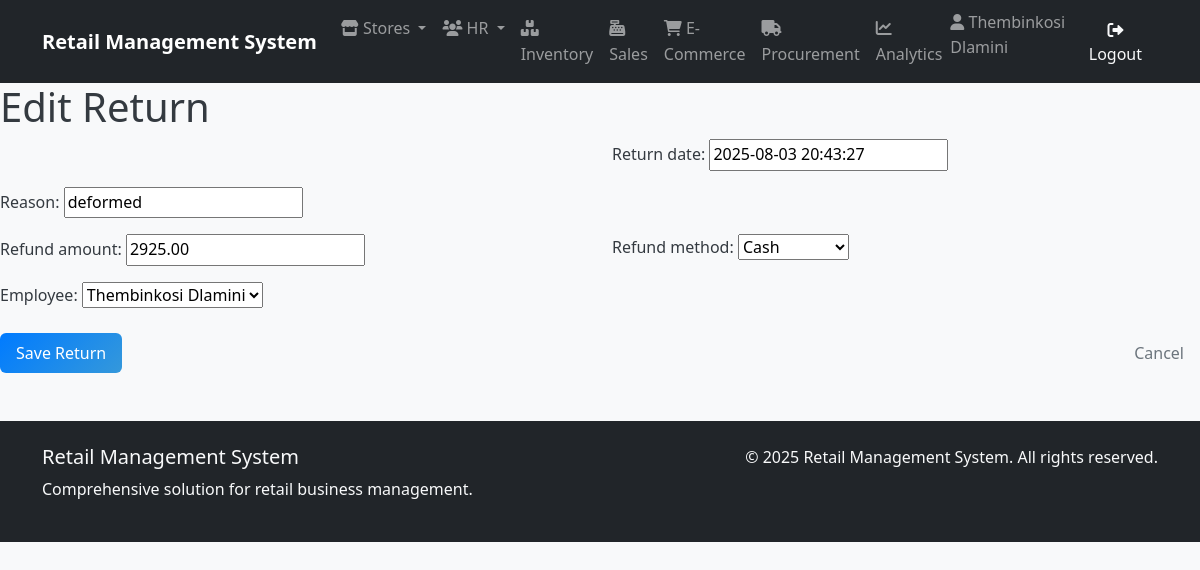
The page /sales/returns/1/update/ (signed in) on the database its author committed.
### human_resources/models.py (models this page shows, shortened)
class Employee(AbstractUser):
    employee_id = models.AutoField(primary_key=True)
    first_name = models.CharField(_("first name"), max_length=50, blank=False)
    last_name = models.CharField(_("last name"), max_length=50, blank=False)
    email = models.EmailField(_("email address"), unique=True)  # Uncommented and made unique
    phone = models.CharField(_("phone number"), max_length=20, blank=True, null=True)
    hire_date = models.DateField(_("hire date"), blank=True, null=True)
    position = models.CharField(_("position"), max_length=50, blank=True)
    salary = models.DecimalField(
        _("salary"),
        max_digits=10,
        decimal_places=2,
        blank=True,
        null=True
    )
    department = models.ForeignKey(
        'store_management.Department',
        on_delete=models.SET_NULL,
        null=True,
        blank=True,
        related_name='employees',
        verbose_name=_("department")
    )
    username = models.CharField(
        max_length=150,
        unique=True,
        verbose_name='username'
    )
    store = models.ForeignKey(
        'store_management.Store',
        on_delete=models.SET_NULL,
        null=True,       # Add this
        blank=True,      # Add this
        verbose_name='Assigned Store'
    )
    manager = models.ForeignKey(
        'self',
        on_delete=models.SET_NULL,
        null=True,
        blank=True,
        related_name='subordinates',
        verbose_name=_("manager")
    )
    created_at = models.DateTimeField(auto_now_add=True)
    updated_at = models.DateTimeField(auto_now=True)
    class Meta:
        db_table = 'human_resources_employee'
        verbose_name = _("employee")
        verbose_name_plural = _("employees")
        ordering = ['last_name', 'first_name']
        permissions = [
            ("view_store_dashboard", "Can view store management dashboard"),
            ("manage_store_settings", "Can modify store configuration and settings"),
            ("manage_departments", "Can create/edit/delete store departments"),
            ("access_inventory", "Can access inventory management system"),
            ("view_inventory", "Can view inventory items and stock levels"),
            ("edit_inventory", "Can modify inventory items and quantities"),
            ("manage_inventory_categories", "Can organize inventory categories"),
            ("perform_inventory_audit", "Can conduct physical inventory counts"),
            ("process_sales", "Can process in-store sales transactions"),
            ("void_sales", "Can void/completely cancel sales transactions"),
            ("manage_sales_promotions", "Can configure sales promotions/discounts"),
            ("view_sales_reports", "Can access sales performance reports"),
            ("create_purchase_orders", "Can generate new procurement orders"),
            ("approve_purchase_orders", "Can authorize procurement requests"),
            ("manage_suppliers", "Can maintain supplier/vendor records"),
            ("receive_stock", "Can process received shipments"),
            ("view_employee_directory", "Can access employee contact information"),
            ("manage_employee_records", "Can maintain HR records (excluding sensitive data)"),
            ("access_hr_reports", "Can view HR analytics and reports"),
            ("manage_recruitment", "Can handle hiring processes"),
            ("manage_online_listings", "Can maintain e-commerce product listings"),
            ("process_online_orders", "Can fulfill e-commerce purchases"),
            ("handle_customer_portals", "Can manage customer account portals"),
            ("view_web_analytics", "Can access e-commerce traffic/revenue reports"),
            ("generate_financial_reports", "Can create financial statements"),
            ("export_data_reports", "Can export datasets for external analysis"),
            ("access_executive_dashboards", "Can view strategic business dashboards"),
            ("schedule_automated_reports", "Can configure report automation"),
            ("override_inventory_checks", "Can bypass inventory validation rules"),
            ("access_audit_logs", "Can view system audit trails"),
            ("manage_api_integrations", "Can configure system integrations")
        ]
    def __str__(self):
        return f"{self.first_name} {self.last_name}"

### sales/models.py (models this page shows, shortened)
class Return(models.Model):
    REFUND_METHOD_CHOICES = [
        ('cash', 'Cash'),
        ('credit_card', 'Credit Card'),
        ('debit_card', 'Debit Card'),
        ('store_credit', 'Store Credit'),
    ]
    sale = models.ForeignKey(
        Sale,
        on_delete=models.PROTECT,
        related_name='returns'
    )
    return_date = models.DateTimeField(default=timezone.now)
    reason = models.CharField(max_length=200, blank=True, null=True)
    refund_amount = models.DecimalField(
        max_digits=10,
        decimal_places=2,
        validators=[MinValueValidator(0.01)]
    )
    refund_method = models.CharField(
        max_length=20,
        choices=REFUND_METHOD_CHOICES
    )
    employee = models.ForeignKey(
        'human_resources.Employee',
        on_delete=models.PROTECT
    )
    created_at = models.DateTimeField(default=timezone.now)
    updated_at = models.DateTimeField(auto_now=True)
    class Meta:
        verbose_name = "Return"
        verbose_name_plural = "Returns"
        ordering = ['-return_date']

### sales/views.py (the view, shortened to what this page needs)
# urls.py: path('returns/<int:pk>/update/', views.ReturnUpdateView.as_view(), name='return_update'),
class ReturnUpdateView(LoginRequiredMixin, UpdateView):
    model = Return
    template_name = 'sales/return_form.html'
    fields = [
        'return_date', 'reason',
        'refund_amount', 'refund_method', 'employee'
    ]

### sales/templates/sales/return_form.html (shortened to what this page needs)
{% extends "base.html" %}
{% block content %}
<h1>{% if object %}Edit{% else %}Create{% endif %} Return</h1>
<form method="post">
    <div class="row">
        <div class="col-md-6">
        </div>
        <div class="col-md-6">
            <div class="mb-3">
                {{ form.return_date.label_tag }}
                {{ form.return_date }}
            </div>
        </div>
    </div>
    <div class="mb-3">
        {{ form.reason.label_tag }}
        {{ form.reason }}
    </div>
    <div class="row">
        <div class="col-md-6">
            <div class="mb-3">
                {{ form.refund_amount.label_tag }}
                {{ form.refund_amount }}
            </div>
        </div>
        <div class="col-md-6">
            <div class="mb-3">
                {{ form.refund_method.label_tag }}
                {{ form.refund_method }}
            </div>
        </div>
    </div>
    <div class="mb-3">
        {{ form.employee.label_tag }}
        {{ form.employee }}
    </div>
    <div class="d-flex justify-content-between mt-4">
        <button type="submit" class="btn btn-primary">Save Return</button>
        <a href="{% if object %}{% url 'sales:sale_detail' object.sale.pk %}{% else %}{% url 'sales:sale_list' %}{% endif %}"
           class="btn btn-outline-secondary">Cancel</a>
    </div>
</form>
{% endblock %}

### templates/base.html (shortened to what this page needs)
{% load static %}
<!DOCTYPE html>
<html lang="en">
<head>
    <link href="https://cdn.jsdelivr.net/npm/bootstrap@5.1.3/dist/css/bootstrap.min.css" rel="stylesheet">
    <link rel="stylesheet" href="https://cdnjs.cloudflare.com/ajax/libs/font-awesome/6.0.0/css/all.min.css">
    <link rel="stylesheet" href="{% static 'css/main.css' %}">
</head>
<body>
    <nav class="navbar navbar-expand-lg navbar-dark bg-dark">
        <div class="container">
            <a class="navbar-brand" href="{% url 'dashboards:dashboard' %}">Retail Management System</a>
            <div class="collapse navbar-collapse" id="navbarNav">
                <ul class="navbar-nav me-auto">
                    <li class="nav-item dropdown">
                        <a class="nav-link dropdown-toggle" href="#" id="storeDropdown" role="button" data-bs-toggle="dropdown" aria-expanded="false">
                            <i class="fas fa-store"></i> Stores
                        </a>
                    </li>
                    <li class="nav-item dropdown">
                        <a class="nav-link dropdown-toggle" href="#" id="hrDropdown" role="button" data-bs-toggle="dropdown" aria-expanded="false">
                            <i class="fas fa-users"></i> HR
                        </a>
                    </li>
                    <li class="nav-item">
                        <a class="nav-link" href="{% url 'inventory:product_list' %}">
                            <i class="fas fa-boxes"></i> Inventory
                        </a>
                    </li>
                    <li class="nav-item">
                        <a class="nav-link" href="{% url 'sales:sale_list' %}">
                            <i class="fas fa-cash-register"></i> Sales
                        </a>
                    </li>
                    <li class="nav-item">
                        <a class="nav-link" href="{% url 'e_commerce:order_list' %}">
                            <i class="fas fa-shopping-cart"></i> E-Commerce
                        </a>
                    </li>
                    <li class="nav-item">
                        <a class="nav-link" href="{% url 'procurement:supplier_list' %}">
                            <i class="fas fa-truck"></i> Procurement
                        </a>
                    </li>
                    <li class="nav-item">
                        <a class="nav-link" href="{% url 'analytics:dashboard' %}">
                            <i class="fas fa-chart-line"></i> Analytics
                        </a>
                    </li>
                </ul>
                <ul class="navbar-nav">
                    {% if user.is_authenticated %}
                    <li class="nav-item">
                        <span class="navbar-text me-3">
                            <i class="fas fa-user"></i>
                            {% if user.first_name or user.last_name %}
                                {{ user.first_name }} {{ user.last_name }}
                            {% else %}
                                {{ user.username }}
                            {% endif %}
                        </span>
                    </li>
                    <li class="nav-item">
                        <a class="btn btn-outline-light" href="{% url 'logout' %}">
                            <i class="fas fa-sign-out-alt"></i> Logout
                        </a>
                    </li>
                    {% else %}
                    <li class="nav-item">
                        <a class="btn btn-outline-light" href="{% url 'login' %}">
                            <i class="fas fa-sign-in-alt"></i> Login
                        </a>
                    </li>
                    {% endif %}
                </ul>
            </div>
        </div>
    </nav>
    <main>
        {% block content %}
        {% endblock %}
    </main>
    <footer class="bg-dark text-light mt-5 py-4">
        <div class="container">
            <div class="row">
                <div class="col-md-6">
                    <h5>Retail Management System</h5>
                    <p>Comprehensive solution for retail business management.</p>
                </div>
                <div class="col-md-6 text-md-end">
                    <p>&copy; {% now "Y" %} Retail Management System. All rights reserved.</p>
                </div>
            </div>
        </div>
    </footer>
</body>
</html>

### static/css/main.css (style rules this page uses)
:root { --primary-color: #007bff; --secondary-color: #6c757d; --success-color: #28a745; --danger-color: #dc3545; --warning-color: #ffc107; --info-color: #17a2b8; --light-color: #f8f9fa; --dark-color: #343a40; --brand-primary: #2c3e50; --brand-secondary: #3498db; --brand-accent: #e74c3c; --white: #ffffff; --gray-100: #f8f9fa; --gray-200: #e9ecef; --gray-300: #dee2e6; --gray-400: #ced4da; --gray-500: #adb5bd; --gray-600: #6c757d; --gray-700: #495057; --gray-800: #343a40; --gray-900: #212529; --spacing-xs: 0.25rem; --spacing-sm: 0.5rem; --spacing-md: 1rem; --spacing-lg: 1.5rem; --spacing-xl: 3rem; --border-radius-sm: 0.25rem; --border-radius-md: 0.375rem; --border-radius-lg: 0.5rem; --border-radius-xl: 1rem; --shadow-sm: 0 1px 2px 0 rgba(0, 0, 0, 0.05); --shadow-md: 0 4px 6px -1px rgba(0, 0, 0, 0.1), 0 2px 4px -1px rgba(0, 0, 0, 0.06); --shadow-lg: 0 10px 15px -3px rgba(0, 0, 0, 0.1), 0 4px 6px -2px rgba(0, 0, 0, 0.05); --shadow-xl: 0 20px 25px -5px rgba(0, 0, 0, 0.1), 0 10px 10px -5px rgba(0, 0, 0, 0.04); --transition-fast: 0.15s ease-in-out; --transition-normal: 0.3s ease-in-out; --transition-slow: 0.5s ease-in-out; }
body { font-family: 'Segoe UI', Tahoma, Geneva, Verdana, sans-serif; line-height: 1.6; color: var(--gray-800); background-color: var(--gray-100); }
.navbar-brand { font-weight: 700; font-size: 1.25rem; }
.navbar-nav .nav-link { font-weight: 500; transition: color var(--transition-fast); }
.navbar-text { font-weight: 500; }
.btn { font-weight: 500; border-radius: var(--border-radius-md); transition: all var(--transition-fast); border: none; padding: 0.5rem 1rem; }
.btn-primary { background: linear-gradient(135deg, var(--primary-color), var(--brand-secondary)); }
.fade-in { animation: fadeIn var(--transition-slow) ease-in; }

### rows shown on the page
Employee: first_name "Thembinkosi", last_name "Dlamini"
Return: return_date "2025-08-03 20:43:27", reason "deformed", refund_amount "2925.00", refund_method "Cash"
Employee: employee "Thembinkosi Dlamini"
